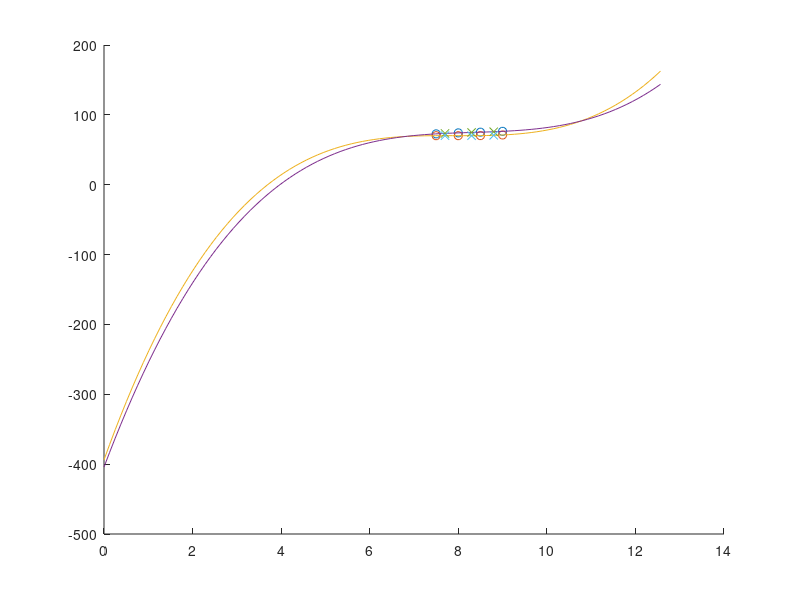

The MATLAB source for this figure:
% life expectation

% data
x = [7.5 8 8.5 9]; % 1975 1980 1985 1990
yw = [72.8 74.2 75.2 76.4]; % west eu
ye = [70.2 70.2 70.3 71.2]; % east eu
n = 3;
z = [7.7 8.3 8.8];

cw = polyfit(x, yw, n);
ce = polyfit(x, ye, n);

x1 = linspace(0,4*pi);
y1 = polyval(ce,x1);
y2 = polyval(cw,x1);
figure;
hold on;
plot(x,yw,'o');
plot(x,ye,'o');
plot(x1,y1,x1,y2);

rw = polyval(cw, z); % life expectancy in 1977 1983 1988 in west eu
re = polyval(ce, z); % same as above in east eu
plot(z, rw, 'x');
plot(z, re, 'x');